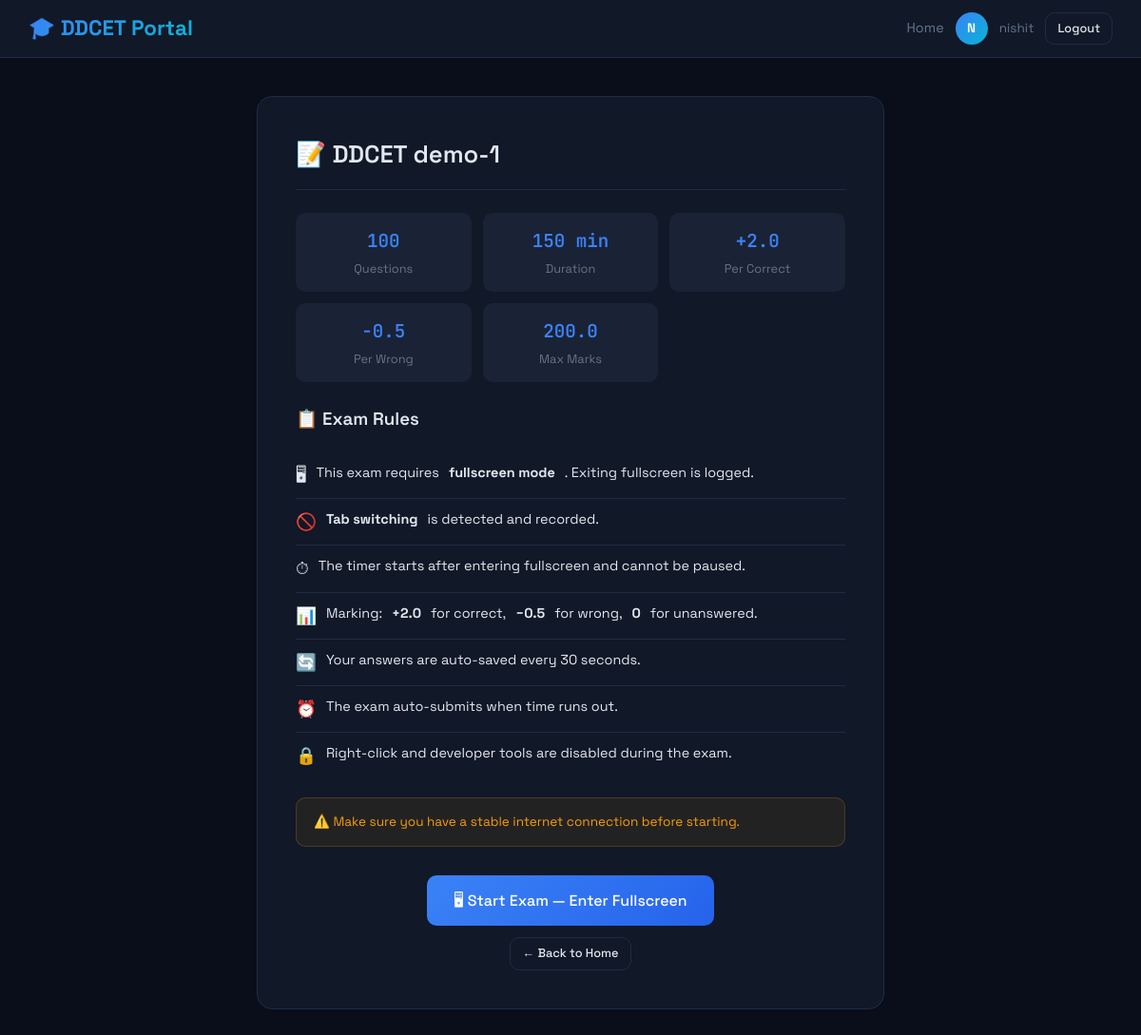
The page /student/exam/1/instructions (signed in) on the database its author committed.
### models.py (models this page shows)
class User(UserMixin, db.Model):
    __tablename__ = 'users'
    id = db.Column(db.Integer, primary_key=True, autoincrement=True)
    name = db.Column(db.String(100), nullable=False)
    email = db.Column(db.String(150), unique=True, nullable=False)
    enrollment_number = db.Column(db.String(50), unique=True, nullable=False)
    engineering_branch = db.Column(db.String(100), nullable=False, default='Other')
    password = db.Column(db.String(255), nullable=False)
    role = db.Column(db.String(20), default='student')
    created_at = db.Column(db.DateTime, default=datetime.utcnow)
    is_active_user = db.Column(db.Boolean, default=True)
    @property
    def is_active(self):
        return self.is_active_user

class ExamConfig(db.Model):
    __tablename__ = 'exam_configs'
    id = db.Column(db.Integer, primary_key=True)
    name = db.Column(db.String(150), nullable=False)
    mode = db.Column(db.String(20), default='exam')
    bank_ids = db.Column(db.Text, nullable=False, default='[]')
    total_questions = db.Column(db.Integer, default=100)
    duration_minutes = db.Column(db.Integer, default=150)
    marks_correct = db.Column(db.Float, default=2.0)
    marks_wrong = db.Column(db.Float, default=0.5)
    section_filter = db.Column(db.Integer, default=0)
    topic_filter = db.Column(db.Text, default='')
    is_active = db.Column(db.Boolean, default=True)
    allow_reattempt = db.Column(db.Boolean, default=False)
    created_by = db.Column(db.Integer, db.ForeignKey('users.id'))
    created_at = db.Column(db.DateTime, default=datetime.utcnow)
    creator = db.relationship('User', foreign_keys=[created_by])

### student.py (the view)
@student_bp.route('/exam/<int:config_id>/instructions')
@login_required
@student_required
def exam_instructions(config_id):
    config = ExamConfig.query.get_or_404(config_id)
    if config.mode != 'exam' or not config.is_active:
        abort(404)
    existing = TestAttempt.query.filter_by(
        user_id=current_user.id,
        config_id=config_id,
        mode='exam'
    ).filter(TestAttempt.status.in_(['submitted', 'timeout'])).first()
    if existing and not config.allow_reattempt:
        flash('You have already completed this exam.', 'warning')
        return redirect(url_for('student.result', attempt_id=existing.id))
    return render_template('student/instructions.html', config=config)

### auth.py (called while the page is built)
def generate_csrf_token():
    if '_csrf_token' not in session:
        session['_csrf_token'] = secrets.token_hex(32)
    return session['_csrf_token']

@auth_bp.before_app_request
def inject_csrf():
    from flask import g
    g.csrf_token = generate_csrf_token()

### student.py (called while the page is built)
def student_required(f):
    from functools import wraps
    @wraps(f)
    def decorated(*args, **kwargs):
        if not current_user.is_authenticated or current_user.role != 'student':
            abort(403)
        return f(*args, **kwargs)
    return decorated

### templates/student/instructions.html (shortened to what this page needs)
{% extends "base.html" %}
{% block content %}
<div class="instructions-wrapper">
    <div class="instructions-card">
        <h1>📝 {{ config.name }}</h1>
        <div class="exam-meta-grid">
            <div class="exam-meta-item">
                <div class="meta-value">{{ config.total_questions }}</div>
                <div class="meta-label">Questions</div>
            </div>
            <div class="exam-meta-item">
                <div class="meta-value">{{ config.duration_minutes }} min</div>
                <div class="meta-label">Duration</div>
            </div>
            <div class="exam-meta-item">
                <div class="meta-value">+{{ config.marks_correct }}</div>
                <div class="meta-label">Per Correct</div>
            </div>
            <div class="exam-meta-item">
                <div class="meta-value">−{{ config.marks_wrong }}</div>
                <div class="meta-label">Per Wrong</div>
            </div>
            <div class="exam-meta-item">
                <div class="meta-value">{{ config.total_questions * config.marks_correct }}</div>
                <div class="meta-label">Max Marks</div>
            </div>
        </div>
        <h3 style="margin: 24px 0 12px;">📋 Exam Rules</h3>
        <ul class="rule-list">
            <li><span class="rule-icon">🖥</span> This exam requires <strong>fullscreen mode</strong>. Exiting
                fullscreen is logged.</li>
            <li><span class="rule-icon">🚫</span> <strong>Tab switching</strong> is detected and recorded.</li>
            <li><span class="rule-icon">⏱</span> The timer starts after entering fullscreen and cannot be paused.</li>
            <li><span class="rule-icon">📊</span> Marking: <strong>+{{ config.marks_correct }}</strong> for correct,
                <strong>−{{ config.marks_wrong }}</strong> for wrong, <strong>0</strong> for unanswered.</li>
            <li><span class="rule-icon">🔄</span> Your answers are auto-saved every 30 seconds.</li>
            <li><span class="rule-icon">⏰</span> The exam auto-submits when time runs out.</li>
            <li><span class="rule-icon">🔒</span> Right-click and developer tools are disabled during the exam.</li>
        </ul>
        <div class="info-box info-box-yellow" style="margin-top: 20px;">
            ⚠️ Make sure you have a stable internet connection before starting.
        </div>
        <div style="text-align: center; margin-top: 30px;">
            <a href="{{ url_for('student.start_exam', config_id=config.id) }}" class="btn btn-primary btn-lg">
                🖥 Start Exam — Enter Fullscreen
            </a>
        </div>
        <div style="text-align: center; margin-top: 12px;">
            <a href="{{ url_for('student.home') }}" class="btn btn-outline btn-sm">← Back to Home</a>
        </div>
    </div>
</div>
{% endblock %}

### templates/base.html (shortened to what this page needs)
<!DOCTYPE html>
<html lang="en">
<head>
    <link rel="stylesheet" href="{{ url_for('static', filename='css/main.css') }}">
</head>
<body>
    {% block nav %}
    <nav class="nav-dark">
        <a href="/" class="logo">🎓 DDCET Portal</a>
        {% if current_user.is_authenticated %}
        <div class="nav-user">
            <div class="nav-links">
                {% if current_user.role == 'admin' %}
                <a href="{{ url_for('admin.dashboard') }}">Dashboard</a>
                <a href="{{ url_for('admin.banks') }}">Banks</a>
                <a href="{{ url_for('admin.configs') }}">Configs</a>
                <a href="{{ url_for('admin.attempts') }}">Attempts</a>
                <a href="{{ url_for('admin.analytics') }}">Analytics</a>
                <a href="{{ url_for('admin.users') }}">Users</a>
                {% else %}
                <a href="{{ url_for('student.home') }}">Home</a>
                {% endif %}
            </div>
            <div class="user-avatar">{{ current_user.name[0]|upper }}</div>
            <span>{{ current_user.name }}</span>
            <a href="{{ url_for('auth.logout') }}" class="btn btn-outline btn-sm">Logout</a>
        </div>
        {% endif %}
    </nav>
    {% endblock %}
    {% block content %}{% endblock %}
</body>
</html>

### static/css/main.css (style rules this page uses)
:root { --bg: #0a0e1a; --surface: #111827; --surface2: #1a2235; --border: #1e2d45; --accent: #3b82f6; --accent2: #06b6d4; --green: #10b981; --red: #ef4444; --yellow: #f59e0b; --text: #e2e8f0; --muted: #64748b; --radius: 10px; --shadow: 0 4px 20px rgba(0,0,0,.3); --transition: all .2s ease; }
* { margin:0; padding:0; box-sizing:border-box; }
html { scroll-behavior: smooth; }
body { font-family: 'Space Grotesk', sans-serif; background: var(--bg); color: var(--text); min-height: 100vh; line-height: 1.6; }
a { color: var(--accent); text-decoration: none; transition: var(--transition); }
h1,h2,h3,h4,h5,h6 { font-family: 'Space Grotesk', sans-serif; font-weight: 600; }
.nav-dark { background: var(--surface); border-bottom: 1px solid var(--border); padding: 12px 30px; display: flex; align-items: center; justify-content: space-between; position: sticky; top: 0; z-index: 100; backdrop-filter: blur(10px); }
.nav-dark .logo { font-size: 1.4rem; font-weight: 700; background: linear-gradient(135deg, var(--accent), var(--accent2)); -webkit-background-clip: text; -webkit-text-fill-color: transparent; background-clip: text; }
.nav-dark .nav-links { display: flex; align-items: center; gap: 20px; }
.nav-dark .nav-links a { color: var(--muted); font-size: .9rem; transition: var(--transition); }
.nav-user { display: flex; align-items: center; gap: 12px; color: var(--muted); font-size: .85rem; }
.nav-user .user-avatar { width: 34px; height: 34px; border-radius: 50%; background: linear-gradient(135deg, var(--accent), var(--accent2)); display: flex; align-items: center; justify-content: center; color: white; font-weight: 600; font-size: .85rem; }
.btn { display: inline-flex; align-items: center; gap: 6px; padding: 10px 20px; border-radius: var(--radius); font-family: 'Space Grotesk', sans-serif; font-size: .9rem; font-weight: 500; border: none; cursor: pointer; transition: var(--transition); text-decoration: none; }
.btn-primary { background: linear-gradient(135deg, var(--accent), #2563eb); color: white; }
.btn-outline { background: transparent; border: 1px solid var(--border); color: var(--text); }
.btn-sm { padding: 6px 12px; font-size: .8rem; }
.btn-lg { padding: 14px 28px; font-size: 1rem; }
.info-box { padding: 14px 18px; border-radius: var(--radius); font-size: .85rem; display: flex; align-items: center; gap: 8px; margin-bottom: 16px; }
.info-box-yellow { background: rgba(245,158,11,.08); border: 1px solid rgba(245,158,11,.2); color: var(--yellow); }
.instructions-wrapper { max-width: 700px; margin: 40px auto; padding: 0 20px; }
.instructions-card { background: var(--surface); border: 1px solid var(--border); border-radius: 16px; padding: 40px; }
.instructions-card h1 { font-size: 1.6rem; margin-bottom: 24px; padding-bottom: 16px; border-bottom: 1px solid var(--border); }
.instructions-card .rule-list { list-style: none; padding: 0; margin: 20px 0; }
.instructions-card .rule-list li { padding: 10px 0; border-bottom: 1px solid var(--border); display: flex; align-items: flex-start; gap: 10px; font-size: .9rem; }
.instructions-card .rule-list li:last-child { border-bottom: none; }
.instructions-card .rule-icon { font-size: 1.1rem; }
.exam-meta-grid { display: grid; grid-template-columns: repeat(auto-fill, minmax(150px, 1fr)); gap: 12px; margin: 24px 0; }
.exam-meta-item { background: var(--surface2); border-radius: var(--radius); padding: 14px; text-align: center; }
.exam-meta-item .meta-value { font-family: 'JetBrains Mono', monospace; font-size: 1.2rem; font-weight: 600; color: var(--accent); }
.exam-meta-item .meta-label { font-size: .8rem; color: var(--muted); margin-top: 4px; }

### rows shown on the page
User: name "N", name "nishit"
ExamConfig: name "DDCET demo-1", total_questions "100", duration_minutes "150", marks_correct "2.0", marks_wrong "0.5", config.total_questions*config.marks_correct "200.0"
